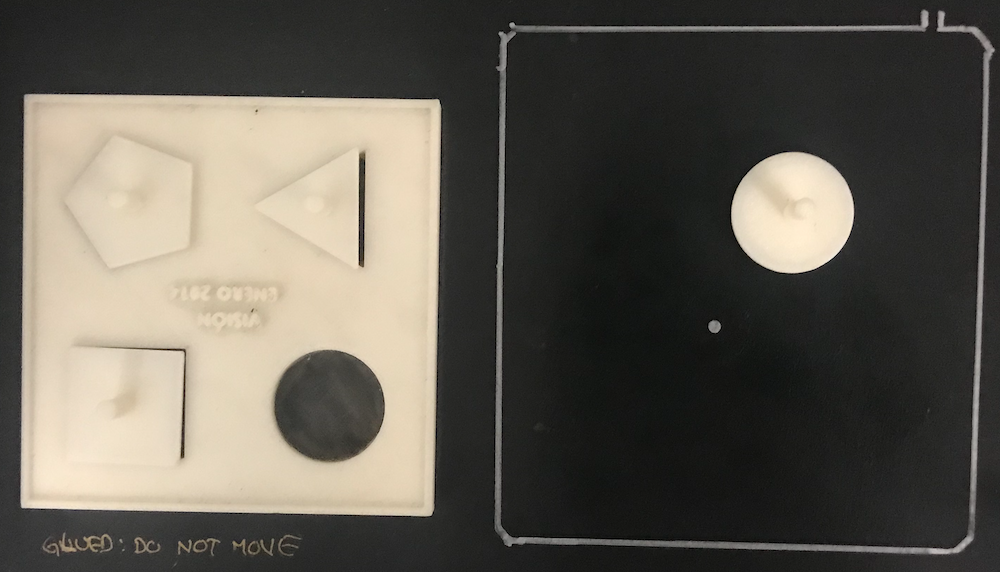
#> input picture Others/shapes.png, 1000 x 572 px
$ python main.py
#> lines starting #> are read from the running program, lines starting #| are printed output that depends on the picture
import math

def degree_to_radian(angle):
    return angle * (math.pi / 180)

class Arm():
    # [29 lines left out: functions __init__, move_to, not called in this run]
        # move tiltElbowAngle

    def home(self):
        pass

    def close_pawn(self):
        pass

    def open_pawn(self):
        pass
    def set_base_agle(self, rad):
        pass

    def set_tiltin_angle_base(self, rad):
        pass

    def set_elbow_angle(self, rad):
        pass


def take_photo():
    pass

def process_photo():
    pass

import cv2
import numpy as np

def main():
    img = cv2.imread("shapes.png", cv2.IMREAD_GRAYSCALE)
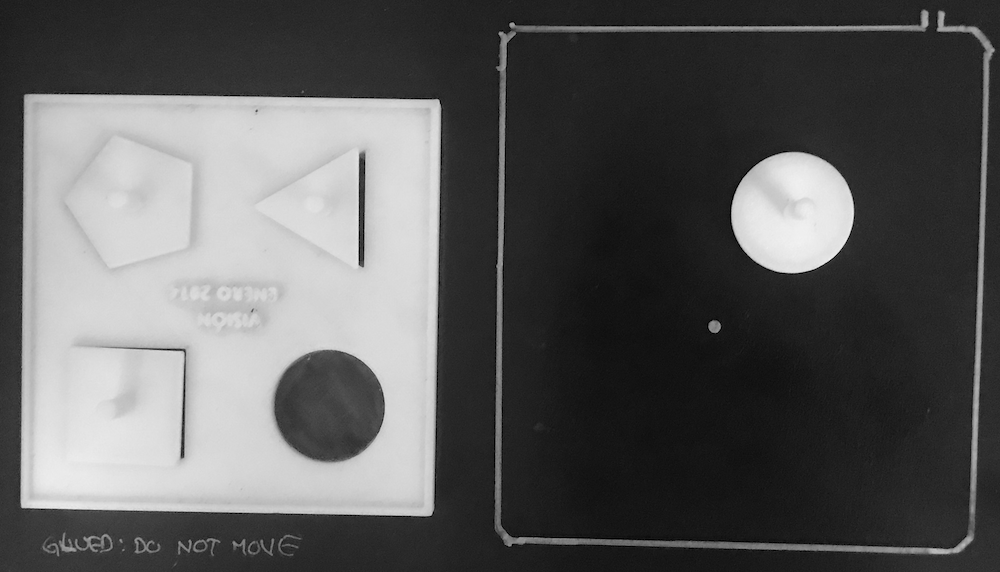
#> img: shape (572, 1000); min 0, max 242, mean 90.8
    threshold = cv2.threshold(img, 240, 255, cv2.THRESH_BINARY)
#> (the run stopped early here; a loop or call above may not have finished)

$ run again, with Others/black.png copied over Others/shapes.png
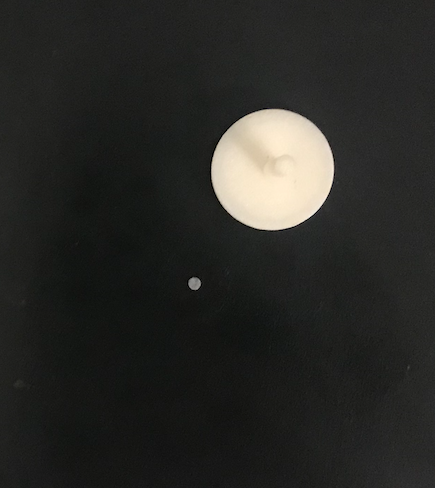
#> input picture Others/black.png, 435 x 488 px
#> in main, `img = cv2.imread("shapes.png", cv2.IMREAD_GRAYSCALE)`:
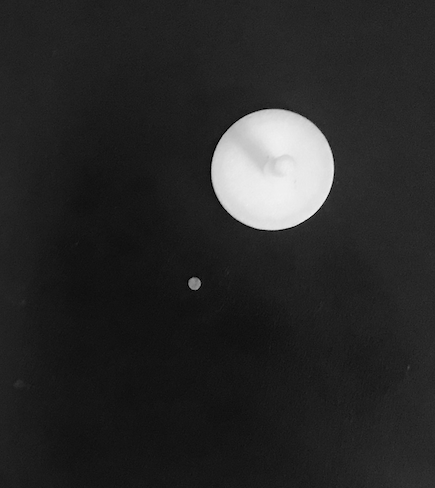
#> img: shape (488, 435); min 0, max 242, mean 40.6
